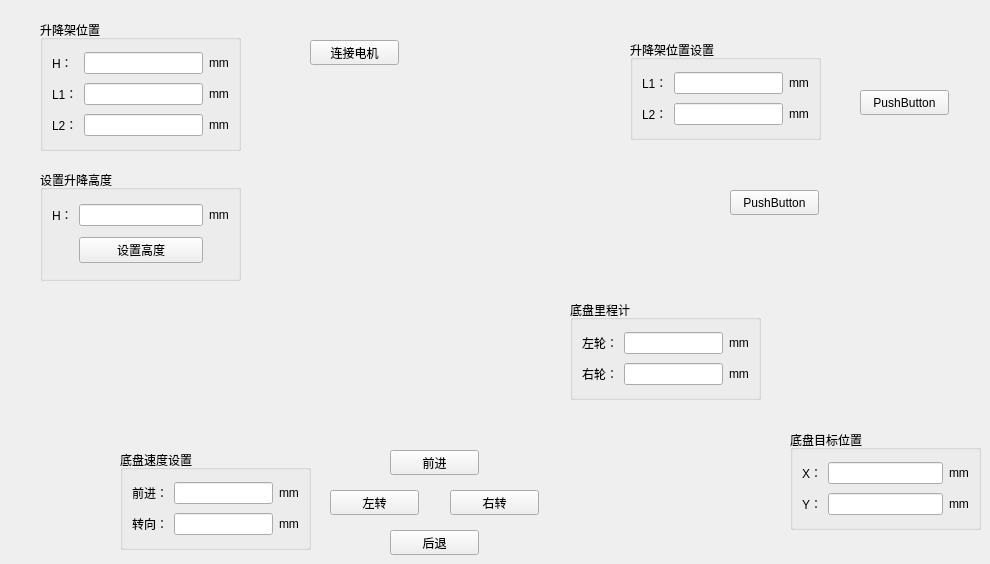
      <widget class="QWidget" name="tab_3">
       <attribute name="title">
        <string>升降底盘</string>
       </attribute>
       <widget class="QGroupBox" name="groupBox_3">
        <property name="geometry">
         <rect>
          <x>40</x>
          <y>20</y>
          <width>201</width>
          <height>131</height>
         </rect>
        </property>
        <property name="title">
         <string>升降架位置</string>
        </property>
        <layout class="QGridLayout" name="gridLayout_4">
         <item row="0" column="0">
          <widget class="QLabel" name="label_5">
           <property name="text">
            <string>H：</string>
           </property>
          </widget>
         </item>
         <item row="0" column="1">
          <widget class="QLineEdit" name="lineEdit_shengjiang_H">
           <property name="enabled">
            <bool>true</bool>
           </property>
           <property name="layoutDirection">
            <enum>Qt::LeftToRight</enum>
           </property>
           <property name="alignment">
            <set>Qt::AlignRight|Qt::AlignTrailing|Qt::AlignVCenter</set>
           </property>
          </widget>
         </item>
         <item row="0" column="2">
          <widget class="QLabel" name="label_32">
           <property name="text">
            <string>mm</string>
           </property>
          </widget>
         </item>
         <item row="1" column="0">
          <widget class="QLabel" name="label_7">
           <property name="text">
            <string>L1：</string>
           </property>
          </widget>
         </item>
         <item row="1" column="1">
          <widget class="QLineEdit" name="lineEdit_shengjiang_L1">
           <property name="enabled">
            <bool>true</bool>
           </property>
           <property name="layoutDirection">
            <enum>Qt::LeftToRight</enum>
           </property>
           <property name="alignment">
            <set>Qt::AlignRight|Qt::AlignTrailing|Qt::AlignVCenter</set>
           </property>
          </widget>
         </item>
         <item row="1" column="2">
          <widget class="QLabel" name="label_33">
           <property name="text">
            <string>mm</string>
           </property>
          </widget>
         </item>
         <item row="2" column="0">
          <widget class="QLabel" name="label_48">
           <property name="text">
            <string>L2：</string>
           </property>
          </widget>
         </item>
         <item row="2" column="1">
          <widget class="QLineEdit" name="lineEdit_shengjiang_L2">
           <property name="enabled">
            <bool>true</bool>
           </property>
           <property name="layoutDirection">
            <enum>Qt::LeftToRight</enum>
           </property>
           <property name="alignment">
            <set>Qt::AlignRight|Qt::AlignTrailing|Qt::AlignVCenter</set>
           </property>
          </widget>
         </item>
         <item row="2" column="2">
          <widget class="QLabel" name="label_49">
           <property name="text">
            <string>mm</string>
           </property>
          </widget>
         </item>
        </layout>
       </widget>
       <widget class="QPushButton" name="pushButton_4">
        <property name="geometry">
         <rect>
          <x>730</x>
          <y>190</y>
          <width>89</width>
          <height>25</height>
         </rect>
        </property>
        <property name="text">
         <string>PushButton</string>
        </property>
       </widget>
       <widget class="QGroupBox" name="groupBox_4">
        <property name="geometry">
         <rect>
          <x>570</x>
          <y>300</y>
          <width>191</width>
          <height>100</height>
         </rect>
        </property>
        <property name="title">
         <string>底盘里程计</string>
        </property>
        <layout class="QGridLayout" name="gridLayout_5">
         <item row="0" column="0">
          <widget class="QLabel" name="label_6">
           <property name="text">
            <string>左轮：</string>
           </property>
          </widget>
         </item>
         <item row="0" column="1">
          <widget class="QLineEdit" name="lineEdit_mileage_left">
           <property name="enabled">
            <bool>true</bool>
           </property>
           <property name="layoutDirection">
            <enum>Qt::LeftToRight</enum>
           </property>
           <property name="alignment">
            <set>Qt::AlignRight|Qt::AlignTrailing|Qt::AlignVCenter</set>
           </property>
          </widget>
         </item>
         <item row="0" column="2">
          <widget class="QLabel" name="label_34">
           <property name="text">
            <string>mm</string>
           </property>
          </widget>
         </item>
         <item row="1" column="0">
          <widget class="QLabel" name="label_8">
           <property name="text">
            <string>右轮：</string>
           </property>
          </widget>
         </item>
         <item row="1" column="1">
          <widget class="QLineEdit" name="lineEdit_mileage_right">
           <property name="enabled">
            <bool>true</bool>
           </property>
           <property name="layoutDirection">
            <enum>Qt::LeftToRight</enum>
           </property>
           <property name="alignment">
            <set>Qt::AlignRight|Qt::AlignTrailing|Qt::AlignVCenter</set>
           </property>
          </widget>
         </item>
         <item row="1" column="2">
          <widget class="QLabel" name="label_35">
           <property name="text">
            <string>mm</string>
           </property>
          </widget>
         </item>
        </layout>
       </widget>
       <widget class="QPushButton" name="btn_retreat">
        <property name="geometry">
         <rect>
          <x>390</x>
          <y>530</y>
          <width>89</width>
          <height>25</height>
         </rect>
        </property>
        <property name="text">
         <string>后退</string>
        </property>
       </widget>
       <widget class="QPushButton" name="btn_turnleft">
        <property name="geometry">
         <rect>
          <x>330</x>
          <y>490</y>
          <width>89</width>
          <height>25</height>
         </rect>
        </property>
        <property name="text">
         <string>左转</string>
        </property>
       </widget>
       <widget class="QPushButton" name="btn_turnright">
        <property name="geometry">
         <rect>
          <x>450</x>
          <y>490</y>
          <width>89</width>
          <height>25</height>
         </rect>
        </property>
        <property name="text">
         <string>右转</string>
        </property>
       </widget>
       <widget class="QPushButton" name="btn_forword">
        <property name="geometry">
         <rect>
          <x>390</x>
          <y>450</y>
          <width>89</width>
          <height>25</height>
         </rect>
        </property>
        <property name="text">
         <string>前进</string>
        </property>
       </widget>
       <widget class="QGroupBox" name="groupBox_5">
        <property name="geometry">
         <rect>
          <x>630</x>
          <y>40</y>
          <width>191</width>
          <height>100</height>
         </rect>
        </property>
        <property name="title">
         <string>升降架位置设置</string>
        </property>
        <layout class="QGridLayout" name="gridLayout_6">
         <item row="0" column="0">
          <widget class="QLabel" name="label_14">
           <property name="text">
            <string>L1：</string>
           </property>
          </widget>
         </item>
         <item row="0" column="1">
          <widget class="QLineEdit" name="lineEdit_joint101_8">
           <property name="enabled">
            <bool>true</bool>
           </property>
           <property name="layoutDirection">
            <enum>Qt::LeftToRight</enum>
           </property>
           <property name="alignment">
            <set>Qt::AlignRight|Qt::AlignTrailing|Qt::AlignVCenter</set>
           </property>
          </widget>
         </item>
         <item row="0" column="2">
          <widget class="QLabel" name="label_36">
           <property name="text">
            <string>mm</string>
           </property>
          </widget>
         </item>
         <item row="1" column="0">
          <widget class="QLabel" name="label_16">
           <property name="text">
            <string>L2：</string>
           </property>
          </widget>
         </item>
         <item row="1" column="1">
          <widget class="QLineEdit" name="lineEdit_joint101_9">
           <property name="enabled">
            <bool>true</bool>
           </property>
           <property name="layoutDirection">
            <enum>Qt::LeftToRight</enum>
           </property>
           <property name="alignment">
            <set>Qt::AlignRight|Qt::AlignTrailing|Qt::AlignVCenter</set>
           </property>
          </widget>
         </item>
         <item row="1" column="2">
          <widget class="QLabel" name="label_37">
           <property name="text">
            <string>mm</string>
           </property>
          </widget>
         </item>
        </layout>
       </widget>
       <widget class="QPushButton" name="pushButton_9">
        <property name="geometry">
         <rect>
          <x>860</x>
          <y>90</y>
          <width>89</width>
          <height>25</height>
         </rect>
        </property>
        <property name="text">
         <string>PushButton</string>
        </property>
       </widget>
       <widget class="QGroupBox" name="groupBox_6">
        <property name="geometry">
         <rect>
          <x>120</x>
          <y>450</y>
          <width>191</width>
          <height>100</height>
         </rect>
        </property>
        <property name="title">
         <string>底盘速度设置</string>
        </property>
        <layout class="QGridLayout" name="gridLayout_7">
         <item row="0" column="0">
          <widget class="QLabel" name="label_17">
           <property name="text">
            <string>前进：</string>
           </property>
          </widget>
         </item>
         <item row="0" column="1">
          <widget class="QLineEdit" name="lineEdit_velocity_forword">
           <property name="enabled">
            <bool>true</bool>
           </property>
           <property name="layoutDirection">
            <enum>Qt::LeftToRight</enum>
           </property>
           <property name="alignment">
            <set>Qt::AlignRight|Qt::AlignTrailing|Qt::AlignVCenter</set>
           </property>
          </widget>
         </item>
         <item row="0" column="2">
          <widget class="QLabel" name="label_44">
           <property name="text">
            <string>mm</string>
           </property>
          </widget>
         </item>
         <item row="1" column="0">
          <widget class="QLabel" name="label_20">
           <property name="text">
            <string>转向：</string>
           </property>
          </widget>
         </item>
         <item row="1" column="1">
          <widget class="QLineEdit" name="lineEdit_mileage_turn">
           <property name="enabled">
            <bool>true</bool>
           </property>
           <property name="layoutDirection">
            <enum>Qt::LeftToRight</enum>
           </property>
           <property name="alignment">
            <set>Qt::AlignRight|Qt::AlignTrailing|Qt::AlignVCenter</set>
           </property>
          </widget>
         </item>
         <item row="1" column="2">
          <widget class="QLabel" name="label_45">
           <property name="text">
            <string>mm</string>
           </property>
          </widget>
         </item>
        </layout>
       </widget>
       <widget class="QGroupBox" name="groupBox_7">
        <property name="geometry">
         <rect>
          <x>790</x>
          <y>430</y>
          <width>191</width>
          <height>100</height>
         </rect>
        </property>
        <property name="title">
         <string>底盘目标位置</string>
        </property>
        <layout class="QGridLayout" name="gridLayout_8">
         <item row="0" column="0">
          <widget class="QLabel" name="label_23">
           <property name="text">
            <string>X：</string>
           </property>
          </widget>
         </item>
         <item row="0" column="1">
          <widget class="QLineEdit" name="lineEdit_mileage_left_3">
           <property name="enabled">
            <bool>true</bool>
           </property>
           <property name="layoutDirection">
            <enum>Qt::LeftToRight</enum>
           </property>
           <property name="alignment">
            <set>Qt::AlignRight|Qt::AlignTrailing|Qt::AlignVCenter</set>
           </property>
          </widget>
         </item>
         <item row="0" column="2">
          <widget class="QLabel" name="label_46">
           <property name="text">
            <string>mm</string>
           </property>
          </widget>
         </item>
         <item row="1" column="0">
          <widget class="QLabel" name="label_25">
           <property name="text">
            <string>Y：</string>
           </property>
          </widget>
         </item>
         <item row="1" column="1">
          <widget class="QLineEdit" name="lineEdit_mileage_right_3">
           <property name="enabled">
            <bool>true</bool>
           </property>
           <property name="layoutDirection">
            <enum>Qt::LeftToRight</enum>
           </property>
           <property name="alignment">
            <set>Qt::AlignRight|Qt::AlignTrailing|Qt::AlignVCenter</set>
           </property>
          </widget>
         </item>
         <item row="1" column="2">
          <widget class="QLabel" name="label_47">
           <property name="text">
            <string>mm</string>
           </property>
          </widget>
         </item>
        </layout>
       </widget>
       <widget class="QGroupBox" name="groupBox_8">
        <property name="geometry">
         <rect>
          <x>40</x>
          <y>170</y>
          <width>201</width>
          <height>111</height>
         </rect>
        </property>
        <property name="title">
         <string>设置升降高度</string>
        </property>
        <layout class="QGridLayout" name="gridLayout_9">
         <item row="1" column="1">
          <widget class="QPushButton" name="btn_set_H">
           <property name="text">
            <string>设置高度</string>
           </property>
          </widget>
         </item>
         <item row="0" column="0">
          <widget class="QLabel" name="label_50">
           <property name="text">
            <string>H：</string>
           </property>
          </widget>
         </item>
         <item row="0" column="2">
          <widget class="QLabel" name="label_51">
           <property name="text">
            <string>mm</string>
           </property>
          </widget>
         </item>
         <item row="0" column="1">
          <widget class="QLineEdit" name="lineEdit_shengjiang_set_H">
           <property name="enabled">
            <bool>true</bool>
           </property>
           <property name="layoutDirection">
            <enum>Qt::LeftToRight</enum>
           </property>
           <property name="alignment">
            <set>Qt::AlignRight|Qt::AlignTrailing|Qt::AlignVCenter</set>
           </property>
          </widget>
         </item>
        </layout>
       </widget>
       <widget class="QPushButton" name="btn_start_1">
        <property name="geometry">
         <rect>
          <x>310</x>
          <y>40</y>
          <width>89</width>
          <height>25</height>
         </rect>
        </property>
        <property name="text">
         <string>连接电机</string>
        </property>
       </widget>
      </widget>
